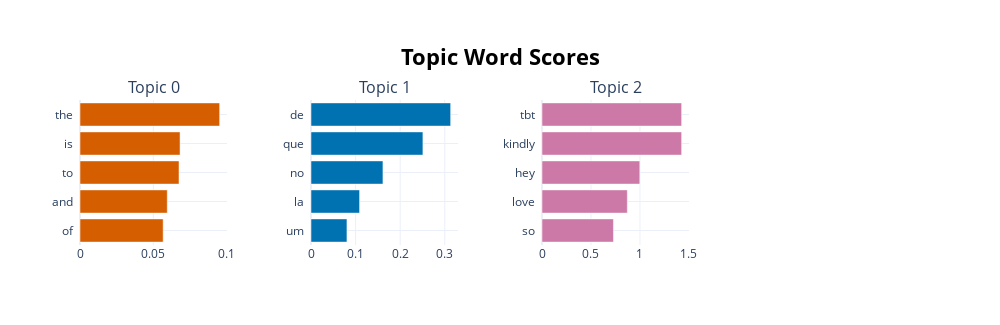

The code cell stored with this chart in its notebook:
### Code cell
# we believe there is too many topics in the not_cyberbullying label to generate coherent topics

raw_topic_models[0] = BERTopic(language="english", calculate_probabilities=True, verbose=True)
raw_topic_models[0], _, _ = train_and_save(temp_model, raw_gen_docs[0])

print(raw_docs_all[15])
print(raw_gen[0][15])

raw_topic_models[0].visualize_barchart(top_n_topics=20)

### Figure 1 — Plotly figure (JSON) as saved in the notebook; plotly's stock layout.template omitted (floating-point values rounded to 4 significant figures)
{"data": [{"marker": {"color": "#D55E00"}, "orientation": "h", "type": "bar", "x": [0.0567, 0.05949, 0.06749, 0.06821, 0.0952], "xaxis": "x", "y": ["of  ", "and  ", "to  ", "is  ", "the  "], "yaxis": "y"}, {"marker": {"color": "#0072B2"}, "orientation": "h", "type": "bar", "x": [0.08062, 0.1089, 0.1613, 0.251, 0.3132], "xaxis": "x2", "y": ["um  ", "la  ", "no  ", "que  ", "de  "], "yaxis": "y2"}, {"marker": {"color": "#CC79A7"}, "orientation": "h", "type": "bar", "x": [0.7294, 0.8711, 0.9985, 1.426, 1.426], "xaxis": "x3", "y": ["so  ", "love  ", "hey  ", "kindly  ", "tbt  "], "yaxis": "y3"}], "layout": {"annotations": [{"font": {"size": 16}, "showarrow": false, "text": "Topic 0", "x": 0.0875, "xanchor": "center", "xref": "paper", "y": 1, "yanchor": "bottom", "yref": "paper"}, {"font": {"size": 16}, "showarrow": false, "text": "Topic 1", "x": 0.3625, "xanchor": "center", "xref": "paper", "y": 1, "yanchor": "bottom", "yref": "paper"}, {"font": {"size": 16}, "showarrow": false, "text": "Topic 2", "x": 0.6375, "xanchor": "center", "xref": "paper", "y": 1, "yanchor": "bottom", "yref": "paper"}], "height": 325, "hoverlabel": {"bgcolor": "white", "font": {"family": "Rockwell", "size": 16}}, "showlegend": false, "title": {"font": {"color": "Black", "size": 22}, "text": "<b>Topic Word Scores", "x": 0.5, "xanchor": "center", "yanchor": "top"}, "width": 1000, "xaxis": {"anchor": "y", "autorange": true, "domain": [0, 0.175], "range": [0, 0.1002], "showgrid": true, "type": "linear"}, "xaxis2": {"anchor": "y2", "autorange": true, "domain": [0.275, 0.45], "range": [0, 0.3297], "showgrid": true, "type": "linear"}, "xaxis3": {"anchor": "y3", "autorange": true, "domain": [0.55, 0.725], "range": [0, 1.501], "showgrid": true, "type": "linear"}, "xaxis4": {"anchor": "y4", "domain": [0.825, 1], "showgrid": true}, "yaxis": {"anchor": "x", "autorange": true, "domain": [0, 1], "range": [-0.5, 4.5], "showgrid": true, "type": "category"}, "yaxis2": {"anchor": "x2", "autorange": true, "domain": [0, 1], "range": [-0.5, 4.5], "showgrid": true, "type": "category"}, "yaxis3": {"anchor": "x3", "autorange": true, "domain": [0, 1], "range": [-0.5, 4.5], "showgrid": true, "type": "category"}, "yaxis4": {"anchor": "x4", "domain": [0, 1], "showgrid": true}}}
